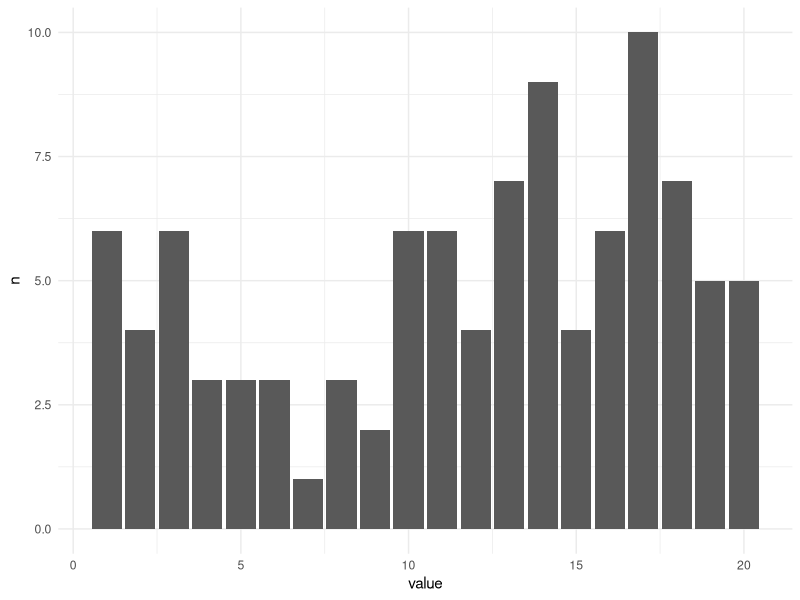
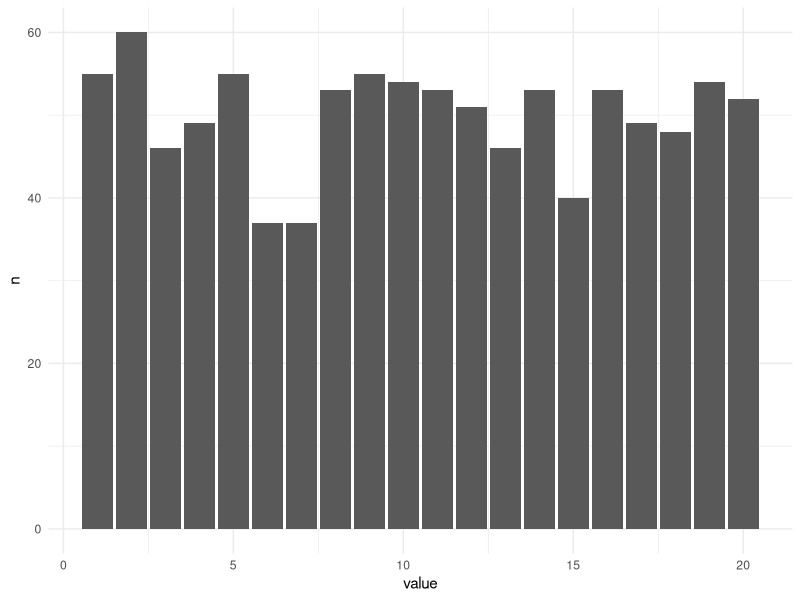
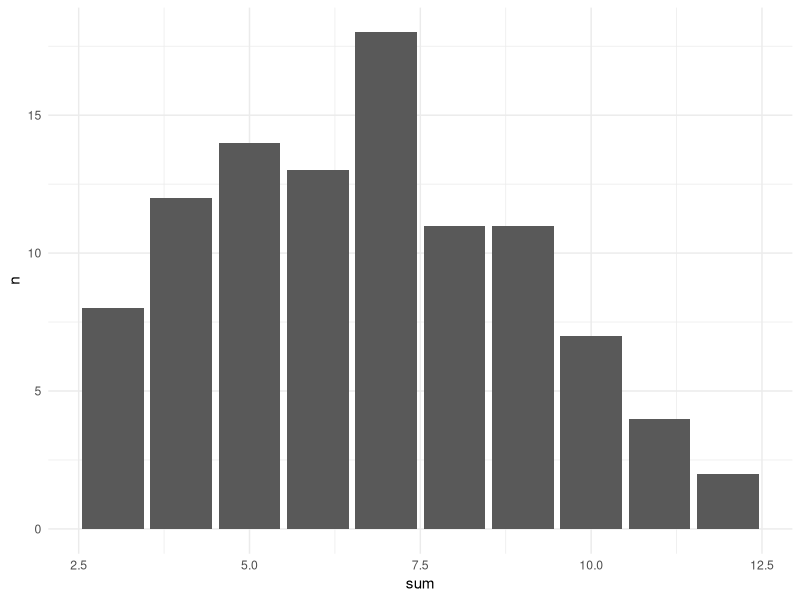
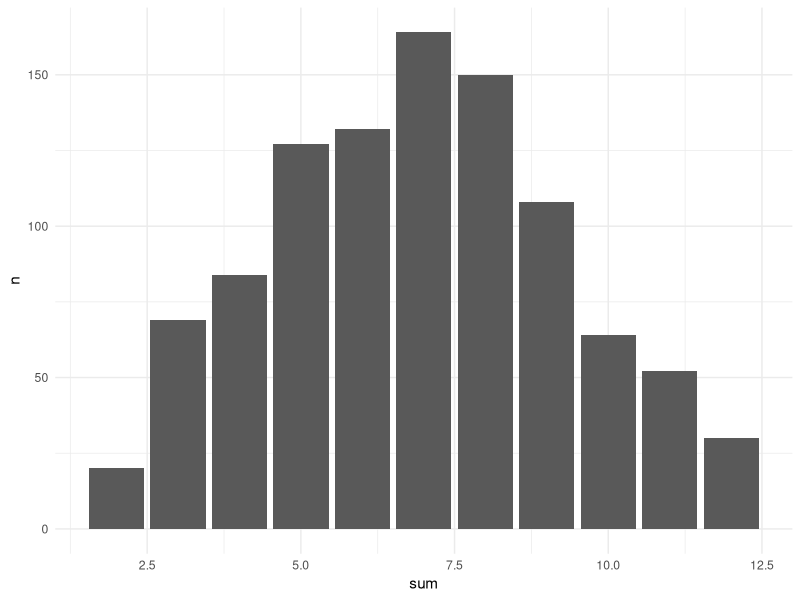
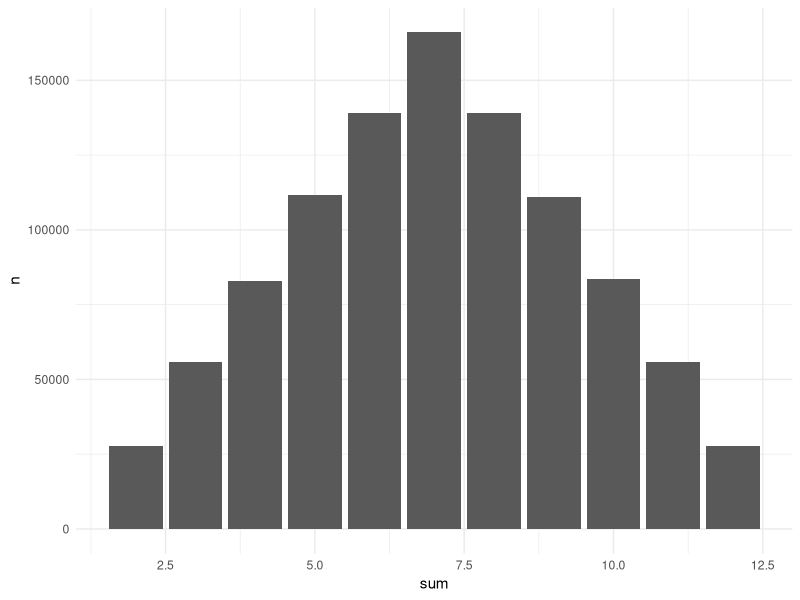

Reproduce these figures in R, in order.
## ---- chunk 1
set.seed(30)
sample100 <- sample.int(20, 100, replace = TRUE)

sample100 |>
  tibble::as_tibble_col() |>
  dplyr::count(value) |>
  ggplot2::ggplot(ggplot2::aes(x = value, y = n)) +
  ggplot2::geom_col() +
  ggplot2::theme_minimal()
## ---- chunk 2
set.seed(30)
sample1000 <- sample.int(20, 1000, replace = TRUE)

sample1000 |>
  tibble::as_tibble_col() |>
  dplyr::count(value) |>
  ggplot2::ggplot(ggplot2::aes(x = value, y = n)) +
  ggplot2::geom_col() +
  ggplot2::theme_minimal()
## ---- chunk 3
set.seed(28)
sample6_1 <- sample.int(6, 100, replace = TRUE)
set.seed(29)
sample6_2 <- sample.int(6, 100, replace = TRUE)

tibble::tibble(
  first_die = sample6_1, second_die = sample6_2, sum = first_die + second_die
) |>
  dplyr::count(sum) |>
  ggplot2::ggplot(ggplot2::aes(x = sum, y = n)) +
  ggplot2::geom_col() +
  ggplot2::theme_minimal()
## ---- chunk 4
set.seed(28)
sample6_1 <- sample.int(6, 1000, replace = TRUE)
set.seed(29)
sample6_2 <- sample.int(6, 1000, replace = TRUE)
tibble::tibble(
  first_die = sample6_1, second_die = sample6_2, sum = first_die + second_die
) |>
  dplyr::count(sum) |>
  ggplot2::ggplot(ggplot2::aes(x = sum, y = n)) +
  ggplot2::geom_col() +
  ggplot2::theme_minimal()

## ---- chunk 5
set.seed(28)
sample6_1 <- sample.int(6, 1e6, replace = TRUE)
set.seed(29)
sample6_2 <- sample.int(6, 1e6, replace = TRUE)
tibble::tibble(
  first_die = sample6_1, second_die = sample6_2, sum = first_die + second_die
) |>
  dplyr::count(sum) |>
  ggplot2::ggplot(ggplot2::aes(x = sum, y = n)) +
  ggplot2::geom_col() +
  ggplot2::theme_minimal()

